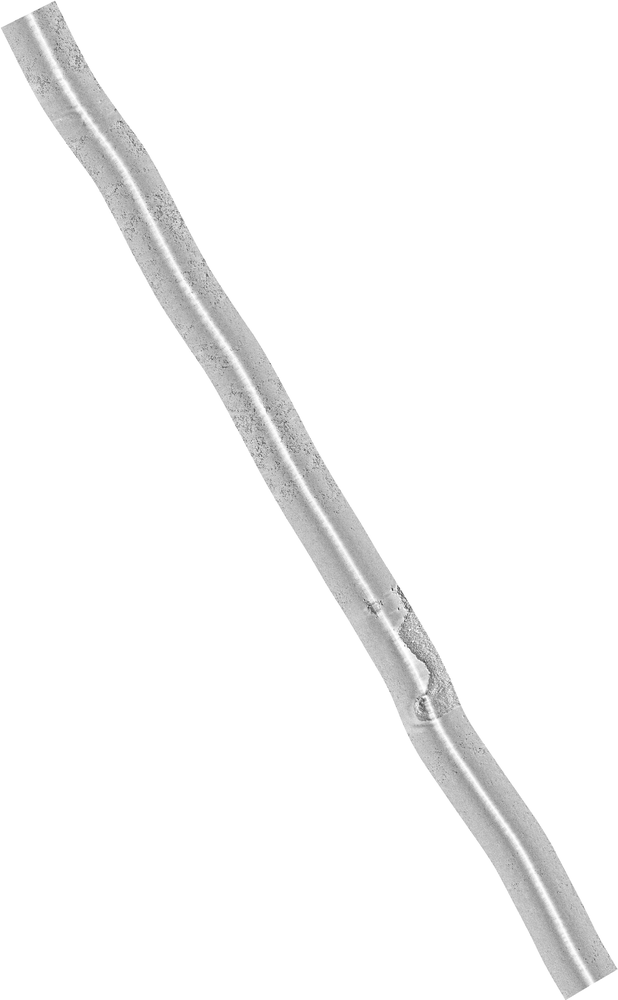
#> input picture Scannings/SideScans/em064.001_binned_jsf-ch34.tif, 618 x 1000 px, shrunk from 2513 x 4069 before the run; its folder holds only this picture in this run
$ python OpenTIF2.py
#> lines starting #> are read from the running program, lines starting #| are printed output that depends on the picture
### Scannings/ConvertImages.py
import copy
import os
import PyPDF2
import cv2
import numpy as np

# [157 lines left out: functions red_backgrounds, check_folder_existence, handle_sub_folder, extract_image_from_pdf, extract_images_from_pdfs, loadImages and 3 more, not called in this run]


def rotate_image(image, angle):
    height, width = image.shape[:2]  # Get image dimensions
    rotation_matrix = cv2.getRotationMatrix2D((width / 2, height / 2), angle, 1)  # Calculate the rotation matrix
    rotated_image = cv2.warpAffine(image, rotation_matrix, (width, height))  # Perform the rotation
    return rotated_image


def crop_image(image):
    # gray = cv2.cvtColor(image, cv2.COLOR_BGR2GRAY)  # Convert the image to grayscale
    coords = np.column_stack(np.where(image > 0))  # Find the coordinates of non-black pixels
    x, y, w, h = cv2.boundingRect(coords)  # Calculate the bounding box of the non-black region
    image = image[x:x + w, y:y + h]  # Crop the image
    return image


# [11 lines left out: function crop_red, not called in this run]


# Main script
# [10 lines that do not run on import are left out]

### Scannings/OpenTIF2.py
import copy, os, cv2, random, ConvertImages, math, ConvertImages
import numpy as np
from matplotlib import pyplot as plt
from sklearn.cluster import KMeans
from collections import defaultdict


def load_images(folder, angle, chunk_size, output_folder=None):
#> called with folder = 'SideScans', angle = -30, chunk_size = 15, output_folder = 'output'
    print(f'Load images..')

    images = []

    # Load the TIF image
    for i, filename in enumerate(os.listdir(folder)):
        path = os.path.join(folder, filename)
        image = cv2.imread(path)  # Read the image
#> image is the input picture: shape (1000, 618, 3); min 53, max 255, mean 247.6

        black_pixels = np.where(
            (image[:, :, 0] == 255) &
            (image[:, :, 1] == 255) &
            (image[:, :, 2] == 255)
        )
#> black_pixels = 546779 positions, rows 0 to 999, columns 0 to 617
        image[black_pixels] = [0, 0, 0]  # set those pixels to white
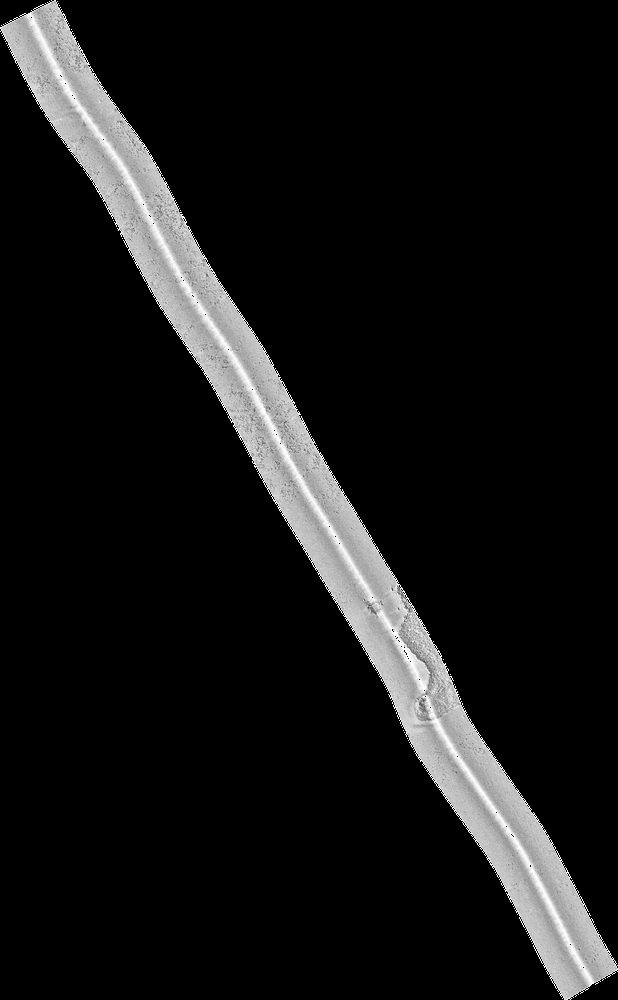
#> image: shape (1000, 618, 3); min 0, max 254, mean 22

        image = ConvertImages.rotate_image(image, angle)
#> in rotate_image, `rotated_image = cv2.warpAffine(image, rotation_matrix, (width, height))`:
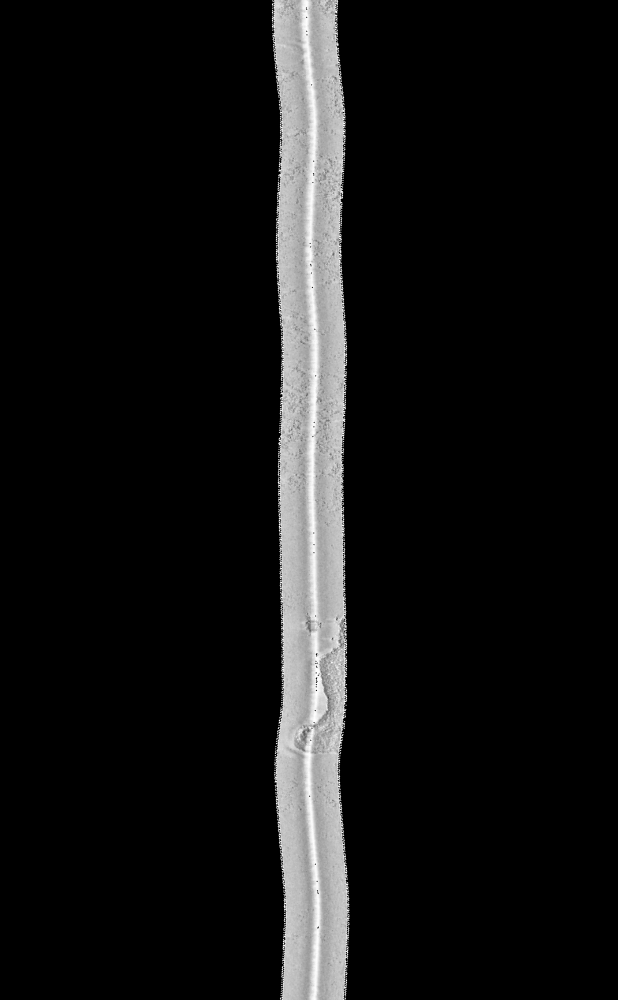
#> rotated_image: shape (1000, 618, 3); min 0, max 254, mean 19.5
        image = ConvertImages.crop_image(image)
        image = ConvertImages.expand(image, chunk_size)
        images.append(image)

        # Save the output image
        if output_folder is None: continue
        filename = f'rotated_{i}.tif'
        file_path = os.path.join(output_folder, filename)
        cv2.imwrite(file_path, image)

    return images


# [120 lines left out: functions proc_images, cluster, draw_clusters, show_clusters, not called in this run]


if __name__ == "__main__":

    num_clusters = 7
    # path = 'em064.001_binned_jsf-ch34/em064.001_binned_jsf-ch34.tif'
    folder = 'SideScans'
    output_folder = "output"
    angle = -30
    chunk_size = 15
    alpha = 0.5

    # Create output folder if it doesn't exist
    if not os.path.exists(output_folder):
        os.makedirs(output_folder)

#> (the run stopped early here; a loop or call above may not have finished)
